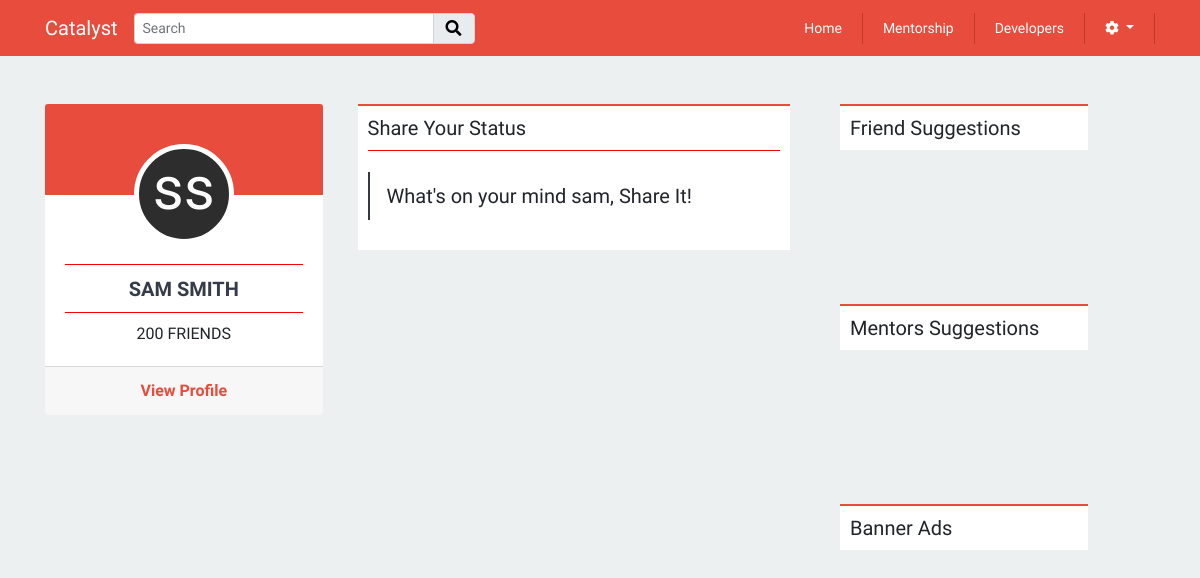
Page /includes/homepage/homepage.php on the committed database.
### tables this page shows
CREATE TABLE `profiles` (
  `id` int(11) NOT NULL,
  `fname` varchar(255) NOT NULL,
  `lname` varchar(255) NOT NULL,
  `email` varchar(255) NOT NULL,
  `contact` varchar(255) NOT NULL,
  `image` longtext NOT NULL,
  `location` varchar(255) NOT NULL,
  `position` varchar(255) NOT NULL,
  `portfolio_url` varchar(255) NOT NULL,
  `mentorship_status` tinyint(1) NOT NULL,
  `user_id` int(11) NOT NULL
);

### includes/homepage/homepage.php (the view, shortened to what this page needs)
<?php
require_once 'header.php';
	$query = "SELECT * FROM profiles WHERE user_id = 3";
	$db = Database::getDb();
	$pdost = $db->prepare($query);
	$profile = $pdost->execute();
	$profile = $pdost->fetch(PDO::FETCH_OBJ);
	 $fName = $profile->fname;
	 $lName = $profile->lname;
	$firstChar = mb_substr($fName, 0, 1, "UTF-8");
	$secChar = mb_substr($lName, 0, 1, "UTF-8");
?>
<br>
<br>
<div class="container">
	<div class="row">
		<div class="col-md-3 homepage-left-sidebar">
			<div class="card text-center">
				<div class="card-header homepage-left-sidebar-header">
					<div class="dev-profile-contatiner" style="margin:0 auto;top:30px;">
						<div class="profile-avatar-circle">
							<span class="profile-initials"><?php echo $firstChar . $secChar ?></span>
						</div>
					</div>
				</div>
				<div class="card-body text-center">
					<hr>
					<a href="../userProfile/user-profile.php" class="text-center" style="font-weight:bold; font-size:20px; text-transform:uppercase"><?php echo $profile->fname . " " . $profile->lname; ?></a>
					<hr>
					<p>200 FRIENDS</p>
				</div>
				<div class="card-footer text-muted">
					<a href="../userProfile/user-profile.php" class="" style="color: #E74C3C;font-weight:bold;">View Profile</a>
				</div>
			</div>
		</div>
		<div class="col-md-5 homepage-profile">
			<h5 class="sidebar-h5" style="background:white;">Share Your Status
				<hr />
				<div class="status-container">
					<button type="button" class="btn btn-block btn-lg text-left status-text-modal" data-toggle="modal" data-target="#exampleModalCenter">
						What's on your mind <?= $profile->fname ?>, Share It!
					</button>
				</div>
			</h5>
		</div>
		<div class="col-md-3 homepage-right-sidebar">
		<div class="sidebar-right-height">
		<h5 class="sidebar-h5">Friend Suggestions</h5>
		</div>
		<div class="sidebar-right-height">
		<h5 class="sidebar-h5">Mentors Suggestions</h5>
		</div>
		<div class="sidebar-right-height">
		<h5 class="sidebar-h5">Banner Ads</h5>
		</div>
		</div>
	</div>
</div>
<?php
require_once 'footer.php';
?>

### css/style.css (style rules this page uses)
body { font-family: 'Muli', sans-serif; background: #ecf0f1; }
hr { display: block; height: 1px; border: 0; border-top: 1px solid red; margin: 0.5em 0; padding: 0; }
a { text-decoration: none; color: #353b48; }
p { margin: 0; padding: 0; }
.card { border: none !Important; }
.card-body { padding-top:0 !important; }
span { margin: 0; }
.row { margin: 0 auto; }
.profile-avatar-circle { margin: 0 auto; width: 100px; height: 100px; background-color: #2d2d2d; border: 5px solid #fff; text-align: center; border-radius: 50%; -webkit-border-radius: 50%; -moz-border-radius: 50%; }
.profile-initials { position: relative; top: 25px; font-size: 60px; line-height: 30px; color: #fff; text-transform: lowercase; }
.card-header.homepage-left-sidebar-header { padding-top: 40px; background: linear-gradient(to bottom, #E74C3C 60%, #FFFFFF 40%); border: none; }
.homepage-profile { margin: 0 20px; }
.homepage-left-sidebar, .homepagge-right-sidebar { padding: 0; }
.status-container { border: none; border-left: 2px solid #343A40; margin: 20px 20px 20px 0; }
.sidebar-h5 { border-top: 2px solid #E74C3C; background: #fff; padding: 10px; text-align: left; }
.sidebar-right-height { height: 200px; overflow: auto; }

### rows in the picture
profiles: fname "s", lname "s", fname "SAM", lname "SMITH", fname "sam"
